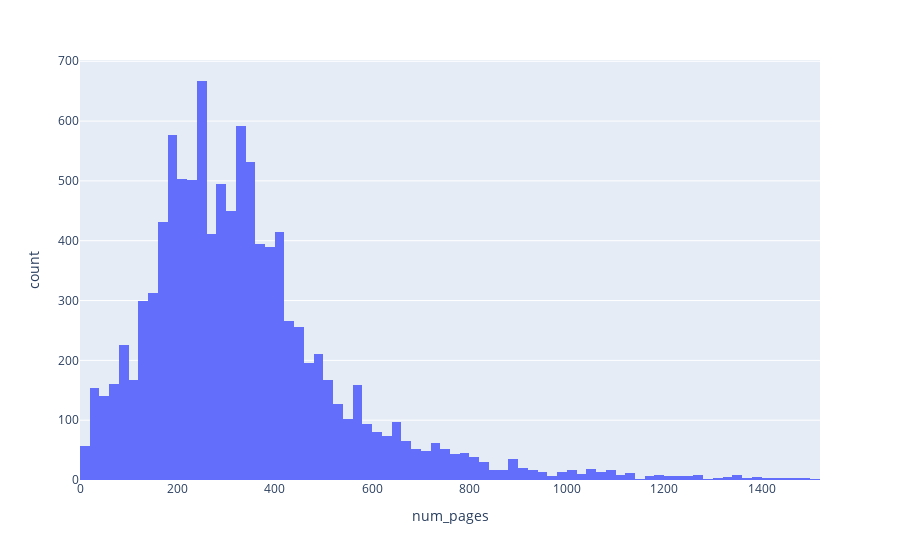

The cell this chart's notebook holds for it:
### Code cell
fig = px.histogram(df2, x="num_pages")
fig.show()

### Figure 1 — Plotly figure (JSON) as saved in the notebook; plotly's stock layout.template omitted (floating-point values rounded to 4 significant figures; data arrays with more than 128 entries replaced by an {"elided": "..."} marker saying what was removed)
{"data": [{"alignmentgroup": "True", "bingroup": "x", "hovertemplate": "num_pages=%{x}<br>count=%{y}<extra></extra>", "legendgroup": "", "marker": {"color": "#636efa", "pattern": {"shape": ""}}, "name": "", "offsetgroup": "", "orientation": "v", "showlegend": false, "type": "histogram", "x": {"elided": "10457 int values"}, "xaxis": "x", "yaxis": "y"}], "layout": {"barmode": "relative", "legend": {"tracegroupgap": 0}, "margin": {"t": 60}, "xaxis": {"anchor": "y", "domain": [0, 1], "title": {"text": "num_pages"}}, "yaxis": {"anchor": "x", "domain": [0, 1], "title": {"text": "count"}}}}
